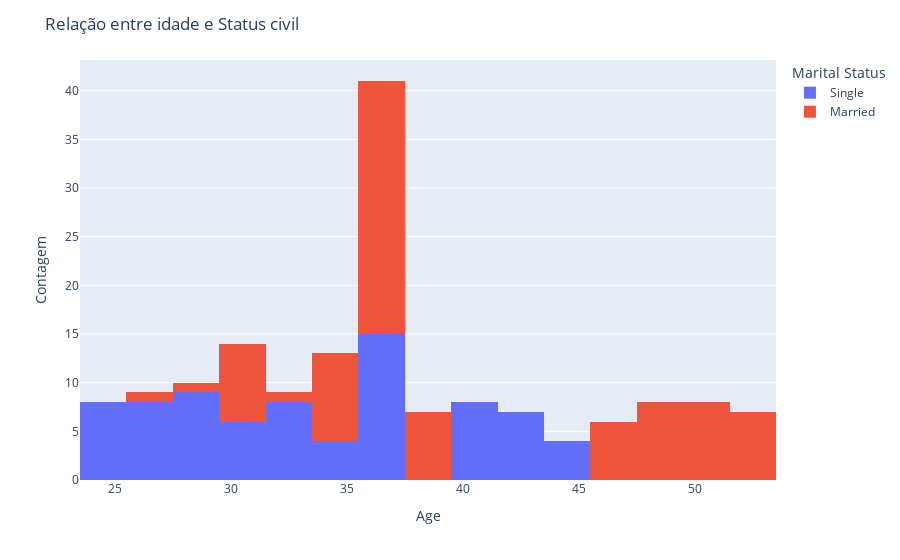

Notebook code cell kept with this figure:
### Markdown cell above
**D) Realize a análise Bivariada.
Tente responder as seguintes perguntas com gráficos seguidos de insights:**



*   Existe relação entre a idade e o status civil?
*   Qual a relação entre o score de crédito e o nível de escolaridade?
*  O salário parece influenciar na idade?
* O salário parece influenciar no Score de Crédito?
* Clientes com casa própria tendem a ter um score mais alto?

### Code cell
fig = px.histogram(df, x='Age', color='Marital Status', barmode='stack')

# Layout
fig.update_layout(title='Relação entre idade e Status civil',
                  xaxis_title='Age',
                  yaxis_title='Contagem',
                  legend_title='Marital Status')
fig.show()

### Figure 1 — Plotly figure (JSON) as saved in the notebook; plotly's stock layout.template omitted (floating-point values rounded to 4 significant figures)
{"data": [{"alignmentgroup": "True", "bingroup": "x", "hovertemplate": "Marital Status=Single<br>Age=%{x}<br>count=%{y}<extra></extra>", "legendgroup": "Single", "marker": {"color": "#636efa", "pattern": {"shape": ""}}, "name": "Single", "offsetgroup": "Single", "orientation": "v", "showlegend": true, "type": "histogram", "x": [25, 40, 26, 31, 36, 36, 36, 36, 36, 36, 43, 29, 34, 44, 25, 40, 26, 31, 41, 27, 32, 42, 28, 33, 43, 29, 34, 44, 25, 25, 40, 26, 31, 41, 27, 32, 42, 28, 33, 36, 36, 36, 36, 36, 25, 40, 26, 31, 41, 27, 32, 42, 28, 33, 43, 29, 34, 44, 25, 25, 28, 31, 32, 25, 40, 26, 31, 36, 36, 36, 36, 28, 33, 43, 29, 34, 44], "xaxis": "x", "yaxis": "y"}, {"alignmentgroup": "True", "bingroup": "x", "hovertemplate": "Marital Status=Married<br>Age=%{x}<br>count=%{y}<extra></extra>", "legendgroup": "Married", "marker": {"color": "#EF553B", "pattern": {"shape": ""}}, "name": "Married", "offsetgroup": "Married", "orientation": "v", "showlegend": true, "type": "histogram", "x": [30, 35, 50, 36, 36, 36, 36, 36, 36, 36, 48, 53, 39, 49, 30, 35, 50, 36, 46, 51, 37, 47, 52, 38, 48, 53, 39, 49, 30, 35, 30, 35, 50, 36, 46, 51, 37, 47, 52, 36, 36, 36, 36, 36, 36, 36, 30, 35, 50, 36, 46, 51, 37, 47, 52, 38, 48, 53, 39, 49, 30, 35, 30, 35, 33, 26, 29, 34, 30, 35, 50, 36, 36, 36, 36, 36, 36, 38, 48, 53, 39, 49], "xaxis": "x", "yaxis": "y"}], "layout": {"autosize": true, "barmode": "stack", "legend": {"title": {"text": "Marital Status"}, "tracegroupgap": 0}, "margin": {"t": 60}, "title": {"text": "Relação entre idade e Status civil"}, "xaxis": {"anchor": "y", "autorange": true, "domain": [0, 1], "range": [23.5, 53.5], "title": {"text": "Age"}, "type": "linear"}, "yaxis": {"anchor": "x", "autorange": true, "domain": [0, 1], "range": [0, 43.16], "title": {"text": "Contagem"}}}}
